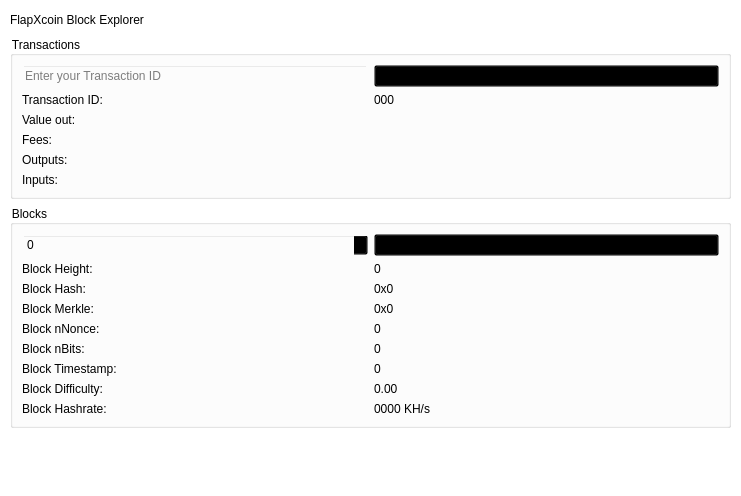
         <widget class="QWidget" name="scrollAreaWidgetContents_7">
          <property name="geometry">
           <rect>
            <x>0</x>
            <y>0</y>
            <width>741</width>
            <height>496</height>
           </rect>
          </property>
          <property name="styleSheet">
           <string notr="true">background:transparent;</string>
          </property>
          <layout class="QGridLayout" name="gridLayout_18">
           <property name="leftMargin">
            <number>0</number>
           </property>
           <property name="topMargin">
            <number>0</number>
           </property>
           <property name="rightMargin">
            <number>0</number>
           </property>
           <property name="bottomMargin">
            <number>0</number>
           </property>
           <property name="verticalSpacing">
            <number>6</number>
           </property>
           <item row="0" column="1">
            <widget class="QFrame" name="frame">
             <property name="frameShape">
              <enum>QFrame::StyledPanel</enum>
             </property>
             <property name="frameShadow">
              <enum>QFrame::Raised</enum>
             </property>
             <layout class="QGridLayout" name="gridLayout_32">
              <property name="topMargin">
               <number>9</number>
              </property>
              <item row="0" column="0">
               <layout class="QGridLayout" name="gridLayout_31">
                <item row="0" column="0">
                 <layout class="QHBoxLayout" name="horizontalLayout_2">
                  <item>
                   <widget class="QLabel" name="label_23">
                    <property name="text">
                     <string>&lt;html&gt;&lt;head/&gt;&lt;body&gt;&lt;p&gt;&lt;span&gt;FlapXcoin Block Explorer &lt;/span&gt;&lt;/p&gt;&lt;/body&gt;&lt;/html&gt;</string>
                    </property>
                   </widget>
                  </item>
                  <item>
                   <spacer name="horizontalSpacer_3">
                    <property name="orientation">
                     <enum>Qt::Horizontal</enum>
                    </property>
                    <property name="sizeHint" stdset="0">
                     <size>
                      <width>40</width>
                      <height>20</height>
                     </size>
                    </property>
                   </spacer>
                  </item>
                 </layout>
                </item>
                <item row="2" column="0">
                 <widget class="QGroupBox" name="groupBox_5">
                  <property name="title">
                   <string>Blocks</string>
                  </property>
                  <layout class="QGridLayout" name="gridLayout_35">
                   <item row="0" column="0">
                    <layout class="QGridLayout" name="gridLayout_33">
                     <item row="0" column="0">
                      <layout class="QHBoxLayout" name="horizontalLayout">
                       <item>
                        <widget class="QSpinBox" name="heightBox_2">
                         <property name="sizePolicy">
                          <sizepolicy hsizetype="Preferred" vsizetype="Fixed">
                           <horstretch>0</horstretch>
                           <verstretch>0</verstretch>
                          </sizepolicy>
                         </property>
                         <property name="maximum">
                          <number>99999999</number>
                         </property>
                        </widget>
                       </item>
                       <item>
                        <widget class="QPushButton" name="blockButton_2">
                         <property name="sizePolicy">
                          <sizepolicy hsizetype="Preferred" vsizetype="Fixed">
                           <horstretch>0</horstretch>
                           <verstretch>0</verstretch>
                          </sizepolicy>
                         </property>
                         <property name="minimumSize">
                          <size>
                           <width>0</width>
                           <height>0</height>
                          </size>
                         </property>
                         <property name="maximumSize">
                          <size>
                           <width>16777215</width>
                           <height>16777215</height>
                          </size>
                         </property>
                         <property name="font">
                          <font>
                           <weight>75</weight>
                           <bold>true</bold>
                          </font>
                         </property>
                         <property name="text">
                          <string>Search</string>
                         </property>
                         <property name="autoDefault">
                          <bool>true</bool>
                         </property>
                         <property name="flat">
                          <bool>false</bool>
                         </property>
                        </widget>
                       </item>
                      </layout>
                     </item>
                     <item row="1" column="0">
                      <layout class="QGridLayout" name="gridLayout_28">
                       <item row="0" column="0">
                        <widget class="QLabel" name="heightLabel_3">
                         <property name="text">
                          <string>&lt;html&gt;&lt;head/&gt;&lt;body&gt;&lt;p&gt;&lt;span&gt;Block Height:&lt;/span&gt;&lt;/p&gt;&lt;/body&gt;&lt;/html&gt;</string>
                         </property>
                        </widget>
                       </item>
                       <item row="0" column="1">
                        <widget class="QLabel" name="heightLabel_4">
                         <property name="cursor">
                          <cursorShape>IBeamCursor</cursorShape>
                         </property>
                         <property name="mouseTracking">
                          <bool>true</bool>
                         </property>
                         <property name="acceptDrops">
                          <bool>true</bool>
                         </property>
                         <property name="frameShape">
                          <enum>QFrame::NoFrame</enum>
                         </property>
                         <property name="text">
                          <string>&lt;html&gt;&lt;head/&gt;&lt;body&gt;&lt;p&gt;&lt;span&gt;0&lt;/span&gt;&lt;/p&gt;&lt;/body&gt;&lt;/html&gt;</string>
                         </property>
                         <property name="textInteractionFlags">
                          <set>Qt::TextSelectableByKeyboard|Qt::TextSelectableByMouse</set>
                         </property>
                        </widget>
                       </item>
                       <item row="1" column="0">
                        <widget class="QLabel" name="hashLabel_2">
                         <property name="text">
                          <string>&lt;html&gt;&lt;head/&gt;&lt;body&gt;&lt;p&gt;&lt;span&gt;Block Hash:&lt;/span&gt;&lt;/p&gt;&lt;/body&gt;&lt;/html&gt;</string>
                         </property>
                        </widget>
                       </item>
                       <item row="1" column="1">
                        <widget class="QLabel" name="hashBox_2">
                         <property name="enabled">
                          <bool>true</bool>
                         </property>
                         <property name="sizePolicy">
                          <sizepolicy hsizetype="Preferred" vsizetype="Preferred">
                           <horstretch>0</horstretch>
                           <verstretch>0</verstretch>
                          </sizepolicy>
                         </property>
                         <property name="minimumSize">
                          <size>
                           <width>0</width>
                           <height>0</height>
                          </size>
                         </property>
                         <property name="cursor">
                          <cursorShape>IBeamCursor</cursorShape>
                         </property>
                         <property name="mouseTracking">
                          <bool>true</bool>
                         </property>
                         <property name="text">
                          <string>&lt;html&gt;&lt;head/&gt;&lt;body&gt;&lt;p&gt;&lt;span&gt;0x0&lt;/span&gt;&lt;/p&gt;&lt;/body&gt;&lt;/html&gt;</string>
                         </property>
                         <property name="textInteractionFlags">
                          <set>Qt::TextSelectableByKeyboard|Qt::TextSelectableByMouse</set>
                         </property>
                        </widget>
                       </item>
                       <item row="2" column="0">
                        <widget class="QLabel" name="merkleLabel_2">
                         <property name="text">
                          <string>&lt;html&gt;&lt;head/&gt;&lt;body&gt;&lt;p&gt;&lt;span&gt;Block Merkle:&lt;/span&gt;&lt;/p&gt;&lt;/body&gt;&lt;/html&gt;</string>
                         </property>
                        </widget>
                       </item>
                       <item row="2" column="1">
                        <widget class="QLabel" name="merkleBox_2">
                         <property name="minimumSize">
                          <size>
                           <width>187</width>
                           <height>0</height>
                          </size>
                         </property>
                         <property name="cursor">
                          <cursorShape>IBeamCursor</cursorShape>
                         </property>
                         <property name="mouseTracking">
                          <bool>true</bool>
                         </property>
                         <property name="text">
                          <string>&lt;html&gt;&lt;head/&gt;&lt;body&gt;&lt;p&gt;&lt;span&gt;0x0&lt;/span&gt;&lt;/p&gt;&lt;/body&gt;&lt;/html&gt;</string>
                         </property>
                         <property name="textInteractionFlags">
                          <set>Qt::TextSelectableByKeyboard|Qt::TextSelectableByMouse</set>
                         </property>
                        </widget>
                       </item>
                       <item row="3" column="0">
                        <widget class="QLabel" name="nonceLabel_2">
                         <property name="text">
                          <string>&lt;html&gt;&lt;head/&gt;&lt;body&gt;&lt;p&gt;&lt;span&gt;Block nNonce:&lt;/span&gt;&lt;/p&gt;&lt;/body&gt;&lt;/html&gt;</string>
                         </property>
                        </widget>
                       </item>
                       <item row="3" column="1">
                        <widget class="QLabel" name="nonceBox_2">
                         <property name="cursor">
                          <cursorShape>IBeamCursor</cursorShape>
                         </property>
                         <property name="text">
                          <string>&lt;html&gt;&lt;head/&gt;&lt;body&gt;&lt;p&gt;&lt;span&gt;0&lt;/span&gt;&lt;/p&gt;&lt;/body&gt;&lt;/html&gt;</string>
                         </property>
                         <property name="textInteractionFlags">
                          <set>Qt::TextSelectableByKeyboard|Qt::TextSelectableByMouse</set>
                         </property>
                        </widget>
                       </item>
                       <item row="4" column="0">
                        <widget class="QLabel" name="bitsLabel_2">
                         <property name="text">
                          <string>&lt;html&gt;&lt;head/&gt;&lt;body&gt;&lt;p&gt;&lt;span&gt;Block nBits:&lt;/span&gt;&lt;/p&gt;&lt;/body&gt;&lt;/html&gt;</string>
                         </property>
                        </widget>
                       </item>
                       <item row="4" column="1">
                        <widget class="QLabel" name="bitsBox_2">
                         <property name="cursor">
                          <cursorShape>IBeamCursor</cursorShape>
                         </property>
                         <property name="text">
                          <string>&lt;html&gt;&lt;head/&gt;&lt;body&gt;&lt;p&gt;&lt;span&gt;0&lt;/span&gt;&lt;/p&gt;&lt;/body&gt;&lt;/html&gt;</string>
                         </property>
                         <property name="textInteractionFlags">
                          <set>Qt::TextSelectableByKeyboard|Qt::TextSelectableByMouse</set>
                         </property>
                        </widget>
                       </item>
                       <item row="5" column="0">
                        <widget class="QLabel" name="timeLabel_2">
                         <property name="text">
                          <string>&lt;html&gt;&lt;head/&gt;&lt;body&gt;&lt;p&gt;&lt;span&gt;Block Timestamp:&lt;/span&gt;&lt;/p&gt;&lt;/body&gt;&lt;/html&gt;</string>
                         </property>
                        </widget>
                       </item>
                       <item row="5" column="1">
                        <widget class="QLabel" name="timeBox_2">
                         <property name="cursor">
                          <cursorShape>IBeamCursor</cursorShape>
                         </property>
                         <property name="text">
                          <string>&lt;html&gt;&lt;head/&gt;&lt;body&gt;&lt;p&gt;&lt;span&gt;0&lt;/span&gt;&lt;/p&gt;&lt;/body&gt;&lt;/html&gt;</string>
                         </property>
                         <property name="textInteractionFlags">
                          <set>Qt::TextSelectableByKeyboard|Qt::TextSelectableByMouse</set>
                         </property>
                        </widget>
                       </item>
                       <item row="6" column="0">
                        <widget class="QLabel" name="hardLabel_2">
                         <property name="palette">
                          <palette>
                           <active>
                            <colorrole role="Button">
                             <brush brushstyle="SolidPattern">
                              <color alpha="0">
                               <red>0</red>
                               <green>0</green>
                               <blue>0</blue>
                              </color>
                             </brush>
                            </colorrole>
                            <colorrole role="Base">
                             <brush brushstyle="SolidPattern">
                              <color alpha="0">
                               <red>0</red>
                               <green>0</green>
                               <blue>0</blue>
                              </color>
                             </brush>
                            </colorrole>
                            <colorrole role="Window">
                             <brush brushstyle="SolidPattern">
                              <color alpha="0">
                               <red>0</red>
                               <green>0</green>
                               <blue>0</blue>
                              </color>
                             </brush>
                            </colorrole>
                           </active>
                           <inactive>
                            <colorrole role="Button">
                             <brush brushstyle="SolidPattern">
                              <color alpha="0">
                               <red>0</red>
                               <green>0</green>
                               <blue>0</blue>
                              </color>
                             </brush>
                            </colorrole>
                            <colorrole role="Base">
                             <brush brushstyle="SolidPattern">
                              <color alpha="0">
                               <red>0</red>
                               <green>0</green>
                               <blue>0</blue>
                              </color>
                             </brush>
                            </colorrole>
                            <colorrole role="Window">
                             <brush brushstyle="SolidPattern">
                              <color alpha="0">
                               <red>0</red>
                               <green>0</green>
                               <blue>0</blue>
                              </color>
                             </brush>
                            </colorrole>
                           </inactive>
                           <disabled>
                            <colorrole role="Button">
                             <brush brushstyle="SolidPattern">
                              <color alpha="0">
                               <red>0</red>
                               <green>0</green>
                               <blue>0</blue>
                              </color>
                             </brush>
                            </colorrole>
                            <colorrole role="Base">
                             <brush brushstyle="SolidPattern">
                              <color alpha="0">
                               <red>0</red>
                               <green>0</green>
                               <blue>0</blue>
                              </color>
                             </brush>
                            </colorrole>
                            <colorrole role="Window">
                             <brush brushstyle="SolidPattern">
                              <color alpha="0">
                               <red>0</red>
                               <green>0</green>
                               <blue>0</blue>
                              </color>
                             </brush>
                            </colorrole>
                           </disabled>
                          </palette>
                         </property>
                         <property name="text">
                          <string>&lt;html&gt;&lt;head/&gt;&lt;body&gt;&lt;p&gt;&lt;span&gt;Block Difficulty:&lt;/span&gt;&lt;/p&gt;&lt;/body&gt;&lt;/html&gt;</string>
                         </property>
                        </widget>
                       </item>
                       <item row="6" column="1">
                        <widget class="QLabel" name="hardBox_2">
                         <property name="cursor">
                          <cursorShape>IBeamCursor</cursorShape>
                         </property>
                         <property name="text">
                          <string>&lt;html&gt;&lt;head/&gt;&lt;body&gt;&lt;p&gt;&lt;span&gt;0.00&lt;/span&gt;&lt;/p&gt;&lt;/body&gt;&lt;/html&gt;</string>
                         </property>
                         <property name="textInteractionFlags">
                          <set>Qt::TextSelectableByKeyboard|Qt::TextSelectableByMouse</set>
                         </property>
                        </widget>
                       </item>
                       <item row="7" column="0">
                        <widget class="QLabel" name="pawLabel_2">
                         <property name="text">
                          <string>&lt;html&gt;&lt;head/&gt;&lt;body&gt;&lt;p&gt;&lt;span&gt;Block Hashrate:&lt;/span&gt;&lt;/p&gt;&lt;/body&gt;&lt;/html&gt;</string>
                         </property>
                        </widget>
                       </item>
                       <item row="7" column="1">
                        <widget class="QLabel" name="pawBox_2">
                         <property name="cursor">
                          <cursorShape>IBeamCursor</cursorShape>
                         </property>
                         <property name="text">
                          <string>&lt;html&gt;&lt;head/&gt;&lt;body&gt;&lt;p&gt;&lt;span&gt;0000 KH/s&lt;/span&gt;&lt;/p&gt;&lt;/body&gt;&lt;/html&gt;</string>
                         </property>
                         <property name="textInteractionFlags">
                          <set>Qt::TextSelectableByKeyboard|Qt::TextSelectableByMouse</set>
                         </property>
                        </widget>
                       </item>
                      </layout>
                     </item>
                    </layout>
                   </item>
                  </layout>
                 </widget>
                </item>
                <item row="1" column="0">
                 <widget class="QGroupBox" name="groupBox_4">
                  <property name="title">
                   <string>Transactions</string>
                  </property>
                  <layout class="QGridLayout" name="gridLayout_34">
                   <item row="0" column="0">
                    <layout class="QGridLayout" name="gridLayout_27">
                     <item row="0" column="0">
                      <layout class="QHBoxLayout" name="horizontalLayout_3">
                       <item>
                        <widget class="QLineEdit" name="txBox_2">
                         <property name="sizePolicy">
                          <sizepolicy hsizetype="Preferred" vsizetype="Fixed">
                           <horstretch>0</horstretch>
                           <verstretch>0</verstretch>
                          </sizepolicy>
                         </property>
                         <property name="inputMask">
                          <string comment="Transaction id" extracomment="Transaction id"/>
                         </property>
                         <property name="placeholderText">
                          <string comment="Transaction ID" extracomment="Transaction ID">Enter your Transaction ID</string>
                         </property>
                        </widget>
                       </item>
                       <item>
                        <widget class="QPushButton" name="txButton_2">
                         <property name="font">
                          <font>
                           <weight>75</weight>
                           <bold>true</bold>
                          </font>
                         </property>
                         <property name="text">
                          <string>Search</string>
                         </property>
                         <property name="autoDefault">
                          <bool>true</bool>
                         </property>
                        </widget>
                       </item>
                      </layout>
                     </item>
                     <item row="1" column="0">
                      <layout class="QGridLayout" name="gridLayout_17">
                       <item row="0" column="0">
                        <widget class="QLabel" name="txLabel_2">
                         <property name="text">
                          <string>&lt;html&gt;&lt;head/&gt;&lt;body&gt;&lt;p&gt;&lt;span&gt;Transaction ID:&lt;/span&gt;&lt;/p&gt;&lt;/body&gt;&lt;/html&gt;</string>
                         </property>
                         <property name="alignment">
                          <set>Qt::AlignLeading|Qt::AlignLeft|Qt::AlignTop</set>
                         </property>
                        </widget>
                       </item>
                       <item row="0" column="1">
                        <widget class="QLabel" name="txID_2">
                         <property name="cursor">
                          <cursorShape>IBeamCursor</cursorShape>
                         </property>
                         <property name="text">
                          <string>&lt;html&gt;&lt;head/&gt;&lt;body&gt;&lt;p&gt;&lt;span&gt;000&lt;/span&gt;&lt;/p&gt;&lt;/body&gt;&lt;/html&gt;</string>
                         </property>
                         <property name="alignment">
                          <set>Qt::AlignLeading|Qt::AlignLeft|Qt::AlignTop</set>
                         </property>
                         <property name="textInteractionFlags">
                          <set>Qt::TextSelectableByKeyboard|Qt::TextSelectableByMouse</set>
                         </property>
                        </widget>
                       </item>
                       <item row="1" column="0">
                        <widget class="QLabel" name="valueLabel_2">
                         <property name="text">
                          <string>&lt;html&gt;&lt;head/&gt;&lt;body&gt;&lt;p&gt;&lt;span&gt;Value out:&lt;/span&gt;&lt;/p&gt;&lt;/body&gt;&lt;/html&gt;</string>
                         </property>
                         <property name="alignment">
                          <set>Qt::AlignLeading|Qt::AlignLeft|Qt::AlignTop</set>
                         </property>
                        </widget>
                       </item>
                       <item row="1" column="1">
                        <widget class="QLabel" name="valueBox_2">
                         <property name="cursor">
                          <cursorShape>IBeamCursor</cursorShape>
                         </property>
                         <property name="mouseTracking">
                          <bool>true</bool>
                         </property>
                         <property name="text">
                          <string/>
                         </property>
                         <property name="alignment">
                          <set>Qt::AlignLeading|Qt::AlignLeft|Qt::AlignTop</set>
                         </property>
                         <property name="textInteractionFlags">
                          <set>Qt::TextSelectableByKeyboard|Qt::TextSelectableByMouse</set>
                         </property>
                        </widget>
                       </item>
                       <item row="2" column="0">
                        <widget class="QLabel" name="feesLabel_2">
                         <property name="text">
                          <string>&lt;html&gt;&lt;head/&gt;&lt;body&gt;&lt;p&gt;&lt;span&gt;Fees:&lt;/span&gt;&lt;/p&gt;&lt;/body&gt;&lt;/html&gt;</string>
                         </property>
                         <property name="alignment">
                          <set>Qt::AlignLeading|Qt::AlignLeft|Qt::AlignTop</set>
                         </property>
                        </widget>
                       </item>
                       <item row="2" column="1">
                        <widget class="QLabel" name="feesBox_2">
                         <property name="cursor">
                          <cursorShape>IBeamCursor</cursorShape>
                         </property>
                         <property name="mouseTracking">
                          <bool>true</bool>
                         </property>
                         <property name="text">
                          <string/>
                         </property>
                         <property name="alignment">
                          <set>Qt::AlignLeading|Qt::AlignLeft|Qt::AlignTop</set>
                         </property>
                         <property name="textInteractionFlags">
                          <set>Qt::TextSelectableByKeyboard|Qt::TextSelectableByMouse</set>
                         </property>
                        </widget>
                       </item>
                       <item row="3" column="0">
                        <widget class="QLabel" name="outputLabel_2">
                         <property name="text">
                          <string>&lt;html&gt;&lt;head/&gt;&lt;body&gt;&lt;p&gt;&lt;span&gt;Outputs:&lt;/span&gt;&lt;/p&gt;&lt;/body&gt;&lt;/html&gt;</string>
                         </property>
                         <property name="alignment">
                          <set>Qt::AlignLeading|Qt::AlignLeft|Qt::AlignTop</set>
                         </property>
                        </widget>
                       </item>
                       <item row="3" column="1">
                        <widget class="QLabel" name="outputBox_2">
                         <property name="cursor">
                          <cursorShape>IBeamCursor</cursorShape>
                         </property>
                         <property name="mouseTracking">
                          <bool>true</bool>
                         </property>
                         <property name="text">
                          <string/>
                         </property>
                         <property name="alignment">
                          <set>Qt::AlignLeading|Qt::AlignLeft|Qt::AlignTop</set>
                         </property>
                         <property name="textInteractionFlags">
                          <set>Qt::TextSelectableByKeyboard|Qt::TextSelectableByMouse</set>
                         </property>
                        </widget>
                       </item>
                       <item row="4" column="0">
                        <widget class="QLabel" name="inputLabel_2">
                         <property name="text">
                          <string>&lt;html&gt;&lt;head/&gt;&lt;body&gt;&lt;p&gt;&lt;span&gt;Inputs:&lt;/span&gt;&lt;/p&gt;&lt;/body&gt;&lt;/html&gt;</string>
                         </property>
                         <property name="alignment">
                          <set>Qt::AlignLeading|Qt::AlignLeft|Qt::AlignTop</set>
                         </property>
                        </widget>
                       </item>
                       <item row="4" column="1">
                        <widget class="QLabel" name="inputBox_2">
                         <property name="cursor">
                          <cursorShape>IBeamCursor</cursorShape>
                         </property>
                         <property name="mouseTracking">
                          <bool>true</bool>
                         </property>
                         <property name="text">
                          <string/>
                         </property>
                         <property name="alignment">
                          <set>Qt::AlignLeading|Qt::AlignLeft|Qt::AlignTop</set>
                         </property>
                         <property name="textInteractionFlags">
                          <set>Qt::TextSelectableByKeyboard|Qt::TextSelectableByMouse</set>
                         </property>
                        </widget>
                       </item>
                      </layout>
                     </item>
                    </layout>
                   </item>
                  </layout>
                 </widget>
                </item>
                <item row="3" column="0">
                 <spacer name="verticalSpacer_27">
                  <property name="orientation">
                   <enum>Qt::Vertical</enum>
                  </property>
                  <property name="sizeHint" stdset="0">
                   <size>
                    <width>20</width>
                    <height>40</height>
                   </size>
                  </property>
                 </spacer>
                </item>
               </layout>
              </item>
             </layout>
            </widget>
           </item>
          </layout>
         </widget>
